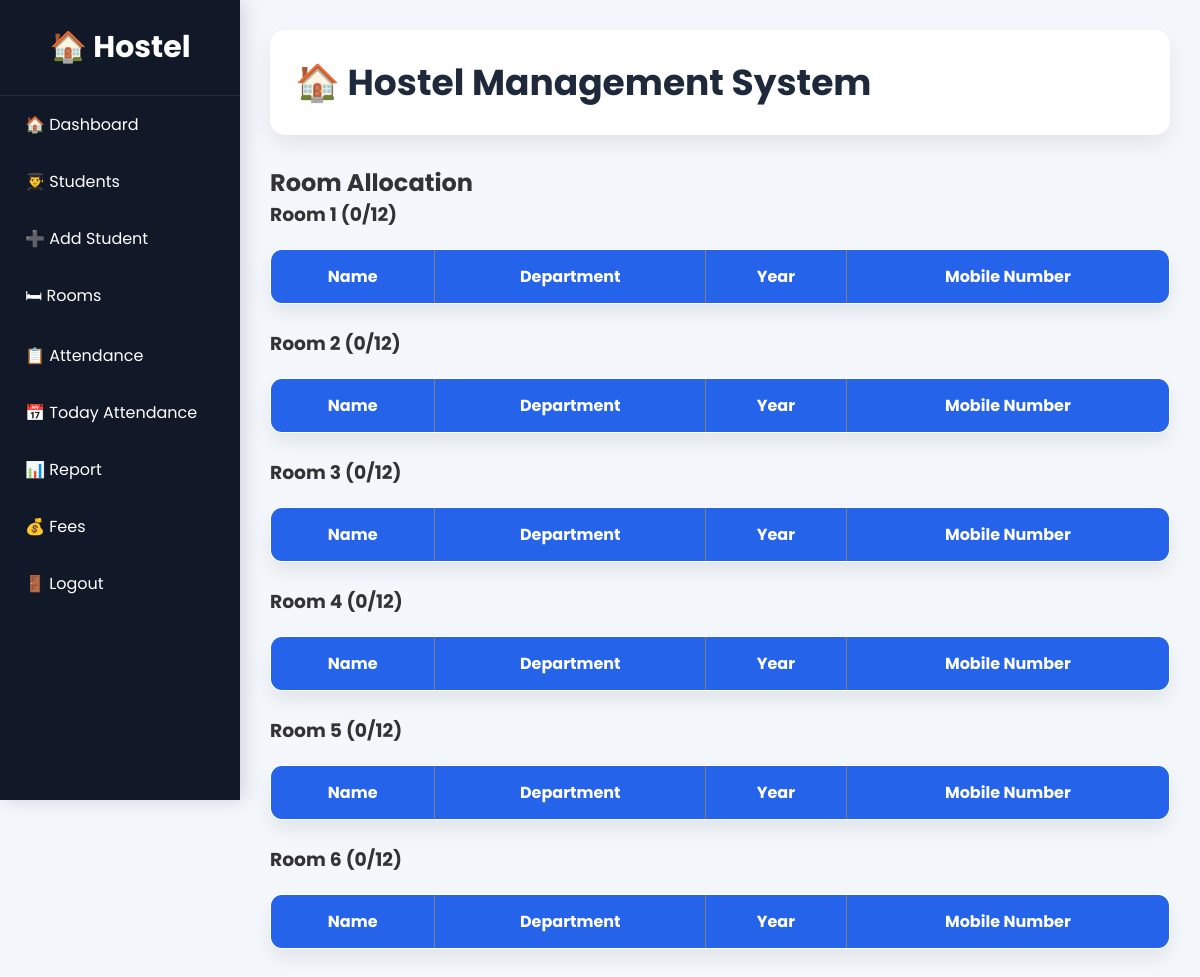
The page /rooms (signed in) on the database as committed earlier.
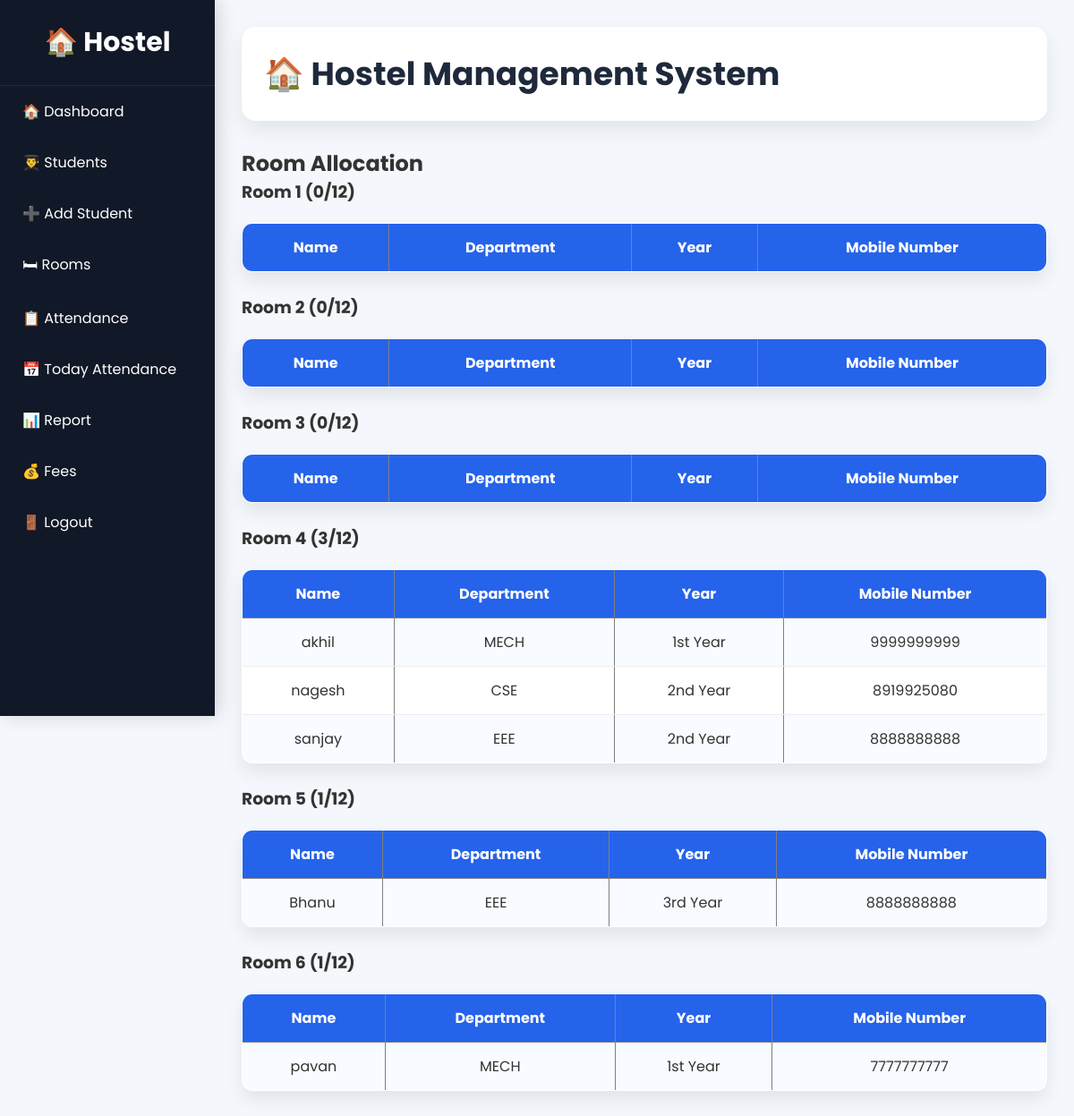
The same page on the database as committed later.
### tables this page shows
CREATE TABLE students (
        id INTEGER PRIMARY KEY AUTOINCREMENT,
        name TEXT,
        gender TEXT,
        mobile TEXT,
        address TEXT,
        room_no INTEGER,
        year TEXT,
        department TEXT
    );

### app.py (the view)
@app.route("/rooms")
def rooms():
    if not is_logged_in():
        return redirect(url_for("login"))
    conn = get_db()
    cursor = conn.cursor()
    room_list = []
    for room in range(1, 7):
        cursor.execute("""
            SELECT *
            FROM students
            WHERE room_no = ?
            ORDER BY name
        """, (room,))
        students = cursor.fetchall()
        room_list.append({
            "room": room,
            "students": students,
            "count": len(students)
        })
    conn.close()
    return render_template(
        "rooms.html",
        room_list=room_list
    )

### app.py (called while the page is built)
def is_logged_in():
    return "user" in session

### database.py (called while the page is built)
def get_db():
    conn = sqlite3.connect(DATABASE)
    conn.row_factory = sqlite3.Row
    return conn

### templates/rooms.html (shortened to what this page needs)
{% extends "layout.html" %}
{% block content %}
<h2>Room Allocation</h2>
{% for room in room_list %}
<h3>Room {{ room.room }} ({{ room.count }}/12)</h3>
<table border="1" cellpadding="8">
    <tr>
        <th>Name</th>
        <th>Department</th>
        <th>Year</th>
        <th>Mobile Number</th>
    </tr>
    {% for student in room.students %}
    <tr>
        <td>{{ student.name }}</td>
        <td>{{ student.department }}</td>
        <td>{{ student.year }}</td>
        <td>{{ student.mobile}}</td>
    </tr>
    {% endfor %}
</table>
<br>
{% endfor %}
{% endblock %}

Rows that differ between the two databases and show on the page:
added students: name "akhil", department "MECH", year "1st Year", mobile "9999999999", shown under "4"
added students: name "nagesh", department "CSE", year "2nd Year", mobile "8919925080", shown under "4"
added students: name "sanjay", department "EEE", year "2nd Year", mobile "8888888888", shown under "4"
added students: name "Bhanu", department "EEE", year "3rd Year", mobile "8888888888", shown under "5"
added students: name "pavan", department "MECH", year "1st Year", mobile "7777777777", shown under "6"
Other text that changed with them:
new list line: "Room 4 ( 3 /12) Name Department Year Mobile Number"
new list line: "Room 5 ( 1 /12) Name Department Year Mobile Number"
new list line: "Room 6 ( 1 /12) Name Department Year Mobile Number"
list line gone: "Room 4 ( 0 /12) Name Department Year Mobile Number"
list line gone: "Room 5 ( 0 /12) Name Department Year Mobile Number"
list line gone: "Room 6 ( 0 /12) Name Department Year Mobile Number"
